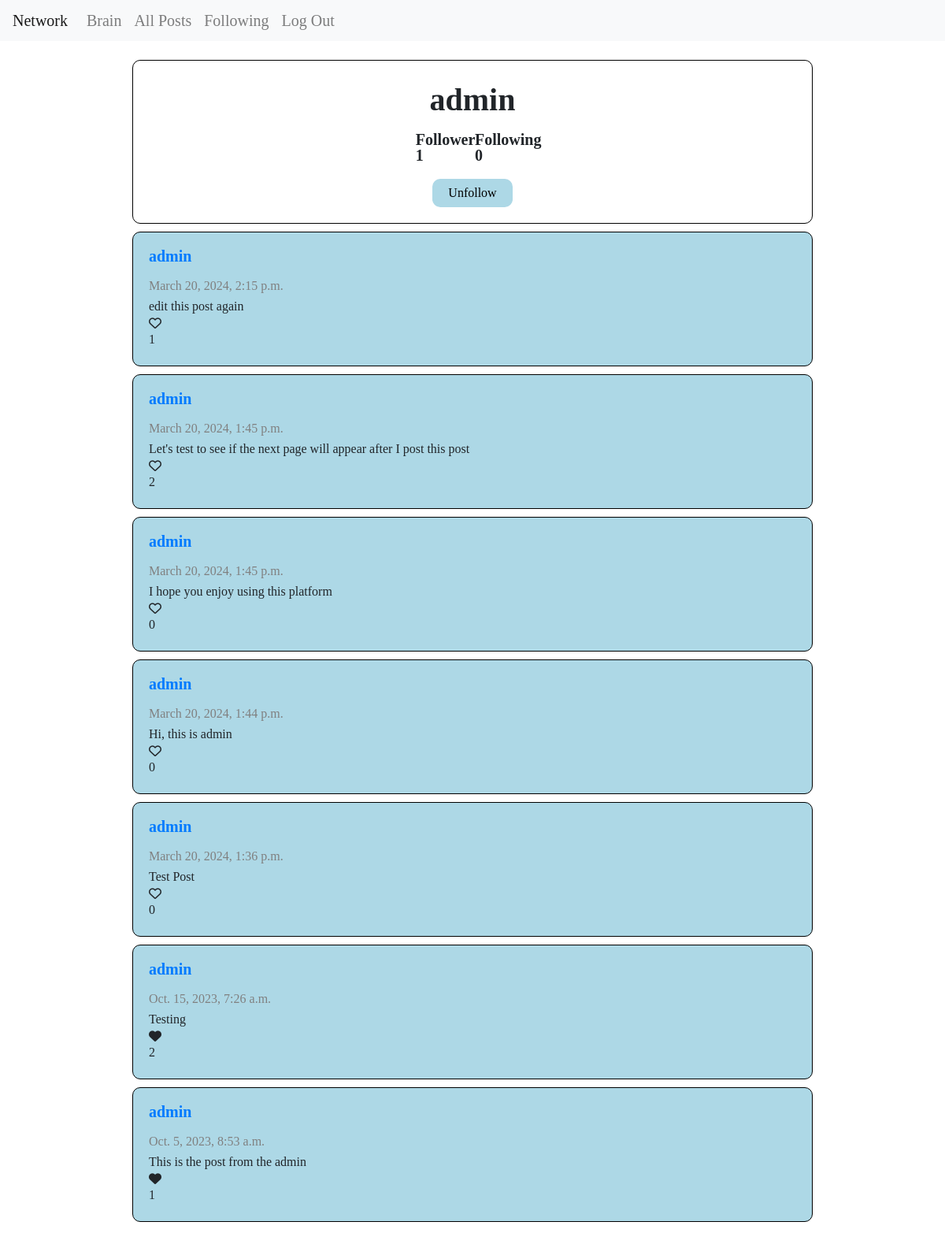
The page /profile/2 (signed in) on the database its author committed.
### network/models.py (models this page shows, shortened)
class User(AbstractUser):
    id = models.AutoField(primary_key=True)
    follower = models.ManyToManyField("User", related_name="your_following", blank=True)
    following = models.ManyToManyField("User", related_name="your_follower", blank=True)
    post = models.ManyToManyField("Post", related_name="poster", blank=True)

class Post(models.Model):
    id = models.AutoField(primary_key=True)
    user = models.ForeignKey("User", related_name="post_creator", on_delete=models.CASCADE , blank=True, null=True)
    text = models.TextField(blank=True)
    time = models.DateTimeField(auto_now_add=True)
    like = models.ManyToManyField("User", related_name="liker", null=True, blank=True)

### network/views.py (the view)
# urls.py: path("profile/<int:id>", views.profile, name="profile"),
def profile(request, id):
    profile = User.objects.get(id=id)
    posts = Post.objects.order_by("-time").filter(user=id)
    paginator = Paginator(posts, 10)
    page_number = request.GET.get('page')
    venues = paginator.get_page(page_number)
    return render(request, "network/profile.html", {"profile": profile , "venues": venues})

### network/templates/network/profile.html (shortened to what this page needs)
{% extends "network/layout.html" %}
{% load static %}
{% block body %}
  <main id="main">
    <div id="info">
      <h1 id="username">{{ profile.username }}</h1>
      <div id="followContainer">
        <h2 class="follow" id="follower_status">Follower {{ profile.follower.count }}</h2>
        <h2 class="follow" id="following_status">Following {{ profile.following.count }}</h2>
      </div>
      {% if user != profile %}
        {% if user in profile.follower.all %}
          <button class="status" id="follow_status">Unfollow</button>
        {% else %}
          <button class="status" id="follow_status">Follow</button>
        {% endif %}
      {% endif %}
    </div>
    <div id="display" data-info="{{profile.id}}|{{user.id}}">
      {% if venues %}
          {% include "network/display.html" %}
      {% else %}
          <h1 id="message">You haven't post anything</h1>
      {% endif %}
    </div>
  </main>
{% endblock %}

### network/templates/network/layout.html (shortened to what this page needs)
{% load static %}
<!DOCTYPE html>
<html lang="en">
  <head>
    <link
      rel="stylesheet"
      href="https://stackpath.bootstrapcdn.com/bootstrap/4.4.1/css/bootstrap.min.css"
    />
    <link href="{% static 'network/styles.css' %}" rel="stylesheet" />
  </head>
  <body>
    <nav class="navbar navbar-expand-lg navbar-light bg-light">
      <a class="navbar-brand" id="nav-title" href="{% url 'index' %}">Network</a>
      <div>
        <ul class="navbar-nav mr-auto">
          {% if user.is_authenticated %}
          <li class="nav-item">
            <a class="nav-link" id="nav-title" href="{% url 'profile' id=user.id %}"
              ><strong>{{ user.username }}</strong></a
            >
          </li>
          {% endif %}
          <li class="nav-item">
            <a class="nav-link" id="nav-title" href="{% url 'index' %}" id="allPost"
              >All Posts</a
            >
          </li>
          {% if user.is_authenticated %}
          <li class="nav-item">
            <a class="nav-link" id="nav-title" href="{% url 'following' %}" id="following"
              >Following</a
            >
          </li>
          <li class="nav-item">
            <a class="nav-link" id="nav-title" href="{% url 'logout' %}">Log Out</a>
          </li>
          {% endif %}
        </ul>
      </div>
    </nav>
    <div class="body">{% block body %} {% endblock %}</div>
  </body>
</html>

### network/templates/network/display.html (shortened to what this page needs)
{% for post in venues %}
  <div class="post" id="{{ post.id }}">
    {% if user.is_authenticated %}
      <a href="/profile/{{ post.user_id }}" class="post-header">{{ post.user }}</a>
    {% else %}
      <h3 class="post-header">{{ post.user }}</h3>
    {% endif %}
    <p class="post-element post-time" id="post-time-{{ post.id }}">{{ post.time }}</p>
    <p class="post-element" id="post-text-{{ post.id }}">{{ post.text }}</p>
    <i id="like-button-{{ post.id }}" data-like-id="{{ user.id }}|{{ post.id }}"
      class="{% if user in post.like.all %}fa-solid fa-heart{% else %}fa-regular fa-heart{% endif %} like-button"
    >
    </i>
    <p id="like-count-{{ post.id }}" class="post-element">{{ post.like.count }} </p>
  </div>
{% endfor %}

### network/static/network/styles.css (style rules this page uses)
html, body, div, span, applet, object, iframe, h1, h2, h3, h4, h5, h6, p, blockquote, pre, a, abbr, acronym, address, big, cite, code, del, dfn, em, img, ins, kbd, q, s, samp, small, strike, strong, sub, sup, tt, var, b, u, i, center, dl, dt, dd, ol, ul, li, fieldset, form, label, legend, table, caption, tbody, tfoot, thead, tr, th, td, article, aside, canvas, details, embed, figure, figcaption, footer, header, hgroup, menu, nav, output, ruby, section, summary, time, mark, audio, video { margin: 0; padding: 0; border: 0; font-size: 100%; font: inherit; vertical-align: baseline; }
article, aside, details, figcaption, figure, footer, header, hgroup, menu, nav, section { display: block; }
body { line-height: 1; }
ol, ul { list-style: none; }
#nav-title { font-size: 20px; }
#main { padding: 2%; margin: 0 auto; display: flex; flex-direction: column; align-items: center; }
#display { display: flex; flex-direction: column; align-items: center; width: 100%; height: auto; }
.post { border: 1px solid black; background-color: lightblue; border-radius: 10px; margin-bottom: 10px; width: 75%; height: 100%; padding: 20px; display: flex; flex-direction: column; }
.post-header { font-size: 20px; font-weight: bold; margin-bottom: 15px; }
.post-element { padding: 5px 0; }
.post-time { color: gray; }
#info { border: 1px solid black; border-radius: 10px; width: 75%; height: auto; padding: 20px; margin-bottom: 10px; display: flex; flex-direction: column; align-items: center; }
#info #username { font-weight: bold; font-size: 40px; padding: 10px; }
#info #followContainer { width: 20%; height: auto; padding: 10px; display: flex; flex-direction: row; justify-content: space-around; }
#followContainer .follow { font-size: 20px; font-weight: bold; }
#follow_status { border: none; border-radius: 10px; background: lightblue; padding: 10px 20px; margin-top: 10px; }

### rows shown on the page
User: username "Brain"
User: username "admin", follower.count "1", following.count "0"
Post: user "admin", time "March 20, 2024, 2:15 p.m.", text "edit this post again", like.count "1"
Post: user "admin", time "March 20, 2024, 1:45 p.m.", text "Let's test to see if the next page will appear after I post this post", like.count "2"
Post: user "admin", time "March 20, 2024, 1:45 p.m.", text "I hope you enjoy using this platform", like.count "0"
Post: user "admin", time "March 20, 2024, 1:44 p.m.", text "Hi, this is admin", like.count "0"
Post: user "admin", time "March 20, 2024, 1:36 p.m.", text "Test Post", like.count "0"
Post: user "admin", time "Oct. 15, 2023, 7:26 a.m.", text "Testing", like.count "2"
Post: user "admin", time "Oct. 5, 2023, 8:53 a.m.", text "This is the post from the admin", like.count "1"
